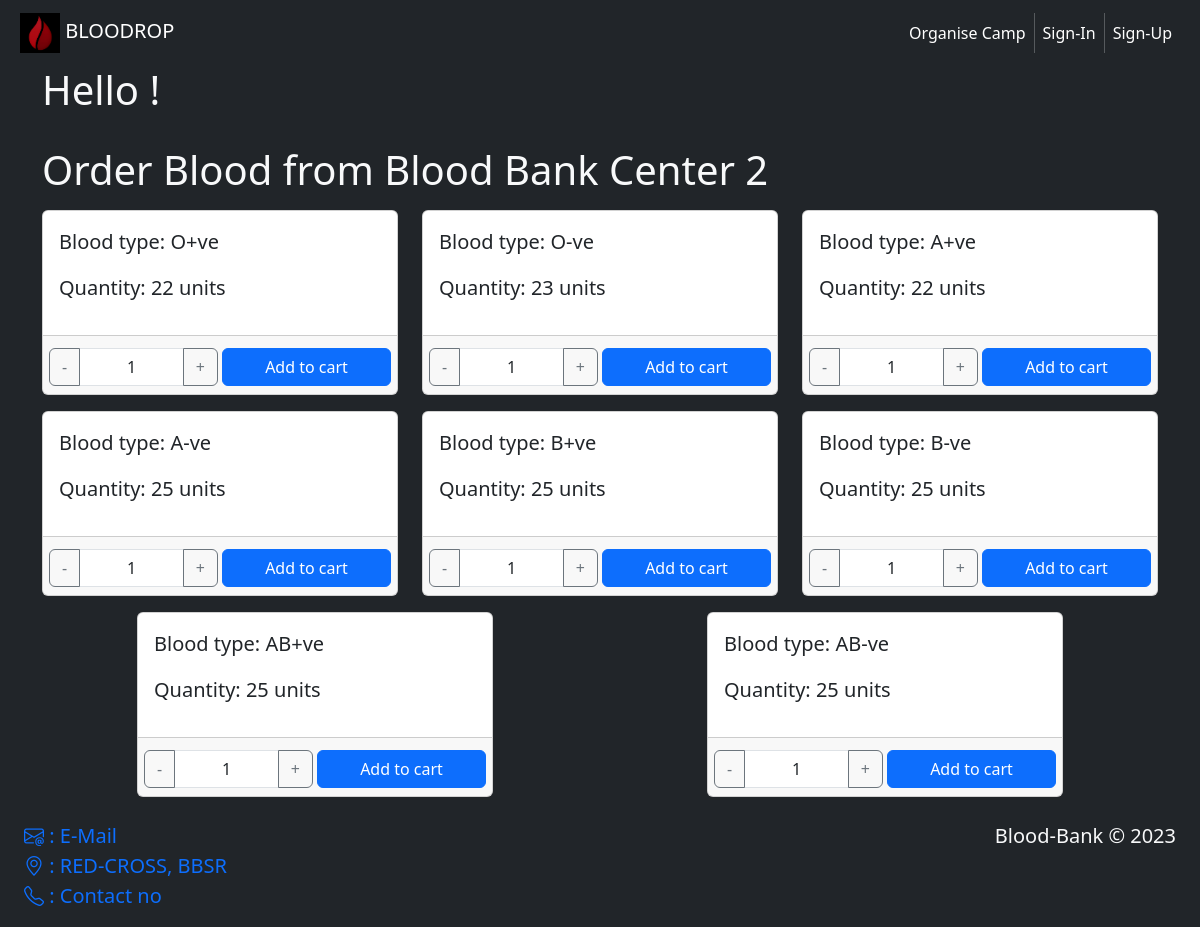
/hospital/menu/2, run on the app's committed database.
### hospital/models.py (models this page shows, shortened)
class BloodBank(models.Model):
    blood_bank_name = models.CharField(max_length=100)
    o_pos_group = models.IntegerField()
    o_neg_group = models.IntegerField()
    a_pos_group = models.IntegerField()
    a_neg_group = models.IntegerField()
    b_pos_group = models.IntegerField()
    b_neg_group = models.IntegerField()
    ab_pos_group = models.IntegerField()
    ab_neg_group = models.IntegerField()
    latitude = models.FloatField()
    longitude = models.FloatField()
    address = models.CharField(max_length=500)

### hospital/views.py (the view)
# urls.py: path('menu/<int:bb_id>',views.menu,name='hospital_menu'),
def menu(request, bb_id):
    global id
    id = bb_id
    blood = BloodBank.objects.get(id = bb_id)
    context = {
        'blood':blood,
    }
    return render(request,'hospital/menu.html',context)

### templates/hospital/menu.html (shortened to what this page needs)
{% extends 'base.html' %}
{% load static %}
{% block css %}
<link rel="stylesheet" href="{% static 'css/hospital-index.css' %}">
{% endblock css %}
{% block content %}
    <div class="container">
        <h1 class="text-light"> Hello {{user.first_name}}!</h1><br>
        <div class="row">
            <h1 class="text-light">Order Blood from {{blood.blood_bank_name}}</h1>
                <div class="col-md-4 mx-auto">
                    <div class="card my-2">
                        <div class="card-body">
                            <p class="lead">Blood type: O+ve</p>
                            <div class="row">
                                <div class="col-auto">
                                    <p class="lead">Quantity: {{blood.o_pos_group}} units</p>
                                </div>
                            </div>
                        </div>
                        <div class="card-footer">
                            <div class="row">
                                <form action="{% url 'add_to_cart' %}" method="post">
                                    <div class="row">
                                        <div class="col-md-6 g-1">
                                            <div class="input-group">
                                                <div class="dec btn btn-outline-secondary" type="button">-</div>
                                                <input type="number" name="quantity" class="form-control text-center" value="1" readonly>
                                                <div class="inc btn btn-outline-secondary" type="button">+</div>
                                            </div>
                                        </div>
                                        <div class="col-md-6 g-1">
                                            <input type="submit" value="Add to cart" class="w-100 btn btn-primary">
                                        </div>
                                    </div>
                                </form>
                            </div>
                        </div>
                    </div>
                </div>
                <div class="col-md-4 mx-auto">
                    <div class="card my-2">
                        <div class="card-body">
                            <p class="lead">Blood type: O-ve</p>
                            <div class="row">
                                <div class="col-auto">
                                    <p class="lead">Quantity: {{blood.o_neg_group}} units</p>
                                </div>
                            </div>
                        </div>
                        <div class="card-footer">
                            <div class="row">
                                <form action="{% url 'add_to_cart' %}" method="post">
                                    <div class="row">
                                        <div class="col-md-6 g-1">
                                            <div class="input-group">
                                                <div class="dec btn btn-outline-secondary" type="button">-</div>
                                                <input type="number" name="quantity" class="form-control text-center" value="1" readonly>
                                                <div class="inc btn btn-outline-secondary" type="button">+</div>
                                            </div>
                                        </div>
                                        <div class="col-md-6 g-1">
                                            <input type="submit" value="Add to cart" class="w-100 btn btn-primary">
                                        </div>
                                    </div>
                                </form>
                            </div>
                        </div>
                    </div>
                </div>
                <div class="col-md-4 mx-auto">
                    <div class="card my-2">
                        <div class="card-body">
                            <p class="lead">Blood type: A+ve</p>
                            <div class="row">
                                <div class="col-auto">
                                    <p class="lead">Quantity: {{blood.a_pos_group}} units</p>
                                </div>
                            </div>
                        </div>
                        <div class="card-footer">
                            <div class="row">
                                <form action="{% url 'add_to_cart' %}" method="post">
                                    <div class="row">
                                        <div class="col-md-6 g-1">
                                            <div class="input-group">
                                                <div class="dec btn btn-outline-secondary" type="button">-</div>
                                                <input type="number" name="quantity" class="form-control text-center" value="1" readonly>
                                                <div class="inc btn btn-outline-secondary" type="button">+</div>
                                            </div>
                                        </div>
                                        <div class="col-md-6 g-1">
                                            <input type="submit" value="Add to cart" class="w-100 btn btn-primary">
                                        </div>
                                    </div>
                                </form>
                            </div>
                        </div>
                    </div>
                </div>
                <div class="col-md-4 mx-auto">
                    <div class="card my-2">
                        <div class="card-body">
                            <p class="lead">Blood type: A-ve</p>
                            <div class="row">
                                <div class="col-auto">
                                    <p class="lead">Quantity: {{blood.a_neg_group}} units</p>
                                </div>
                            </div>
                        </div>
                        <div class="card-footer">
                            <div class="row">
                                <form action="{% url 'add_to_cart' %}" method="post">
                                    <div class="row">
                                        <div class="col-md-6 g-1">
                                            <div class="input-group">
                                                <div class="dec btn btn-outline-secondary" type="button">-</div>
                                                <input type="number" name="quantity" class="form-control text-center" value="1" readonly>
                                                <div class="inc btn btn-outline-secondary" type="button">+</div>
                                            </div>
                                        </div>
                                        <div class="col-md-6 g-1">
                                            <input type="submit" value="Add to cart" class="w-100 btn btn-primary">
                                        </div>
                                    </div>
                                </form>
                            </div>
                        </div>
                    </div>
                </div>
                <div class="col-md-4 mx-auto">
                    <div class="card my-2">
                        <div class="card-body">
                            <p class="lead">Blood type: B+ve</p>
                            <div class="row">
                                <div class="col-auto">
                                    <p class="lead">Quantity: {{blood.b_pos_group}} units</p>
                                </div>
                            </div>
                        </div>
                        <div class="card-footer">
                            <div class="row">
                                <form action="{% url 'add_to_cart' %}" method="post">
                                    <div class="row">
                                        <div class="col-md-6 g-1">
                                            <div class="input-group">
                                                <div class="dec btn btn-outline-secondary" type="button">-</div>
                                                <input type="number" name="quantity" class="form-control text-center" value="1" readonly>
                                                <div class="inc btn btn-outline-secondary" type="button">+</div>
                                            </div>
                                        </div>
                                        <div class="col-md-6 g-1">
                                            <input type="submit" value="Add to cart" class="w-100 btn btn-primary">
                                        </div>
                                    </div>
                                </form>
                            </div>
                        </div>
                    </div>
                </div>
                <div class="col-md-4 mx-auto">
                    <div class="card my-2">
                        <div class="card-body">
                            <p class="lead">Blood type: B-ve</p>
                            <div class="row">
                                <div class="col-auto">
                                    <p class="lead">Quantity: {{blood.b_neg_group}} units</p>
                                </div>
                            </div>
                        </div>
                        <div class="card-footer">
                            <div class="row">
                                <form action="{% url 'add_to_cart' %}" method="post">
                                    <div class="row">
                                        <div class="col-md-6 g-1">
                                            <div class="input-group">
                                                <div class="dec btn btn-outline-secondary" type="button">-</div>
                                                <input type="number" name="quantity" class="form-control text-center" value="1" readonly>
                                                <div class="inc btn btn-outline-secondary" type="button">+</div>
                                            </div>
                                        </div>
                                        <div class="col-md-6 g-1">
                                            <input type="submit" value="Add to cart" class="w-100 btn btn-primary">
                                        </div>
                                    </div>
                                </form>
                            </div>
                        </div>
                    </div>
                </div>
                <div class="col-md-4 mx-auto">
                    <div class="card my-2">
                        <div class="card-body">
                            <p class="lead">Blood type: AB+ve</p>
                            <div class="row">
                                <div class="col-auto">
                                    <p class="lead">Quantity: {{blood.ab_pos_group}} units</p>
                                </div>
                            </div>
                        </div>
                        <div class="card-footer">
                            <div class="row">
                                <form action="{% url 'add_to_cart' %}" method="post">
                                    <div class="row">
                                        <div class="col-md-6 g-1">
                                            <div class="input-group">
                                                <div class="dec btn btn-outline-secondary" type="button">-</div>
                                                <input type="number" name="quantity" class="form-control text-center" value="1" readonly>
                                                <div class="inc btn btn-outline-secondary" type="button">+</div>
                                            </div>
                                        </div>
                                        <div class="col-md-6 g-1">
                                            <input type="submit" value="Add to cart" class="w-100 btn btn-primary">
                                        </div>
                                    </div>
                                </form>
                            </div>
                        </div>
                    </div>
                </div>
                <div class="col-md-4 mx-auto">
                    <div class="card my-2">
                        <div class="card-body">
                            <p class="lead">Blood type: AB-ve</p>
                            <div class="row">
                                <div class="col-auto">
                                    <p class="lead">Quantity: {{blood.ab_neg_group}} units</p>
                                </div>
                            </div>
                        </div>
                        <div class="card-footer">
                            <div class="row">
                                <form action="{% url 'add_to_cart' %}" method="post">
                                    <div class="row">
                                        <div class="col-md-6 g-1">
                                            <div class="input-group">
                                                <div class="dec btn btn-outline-secondary" type="button">-</div>
                                                <input type="number" name="quantity" class="form-control text-center" value="1" readonly>
                                                <div class="inc btn btn-outline-secondary" type="button">+</div>
                                            </div>
                                        </div>
                                        <div class="col-md-6 g-1">
                                            <input type="submit" value="Add to cart" class="w-100 btn btn-primary">
                                        </div>
                                    </div>
                                </form>
                            </div>
                        </div>
                    </div>
                </div>
        </div>
    </div>
{% endblock content %}

### data on the page
BloodBank: blood_bank_name "Blood Bank Center 2", o_pos_group "22", o_neg_group "23", a_pos_group "22", a_neg_group "25", b_pos_group "25", b_neg_group "25", ab_pos_group "25", ab_neg_group "25"
